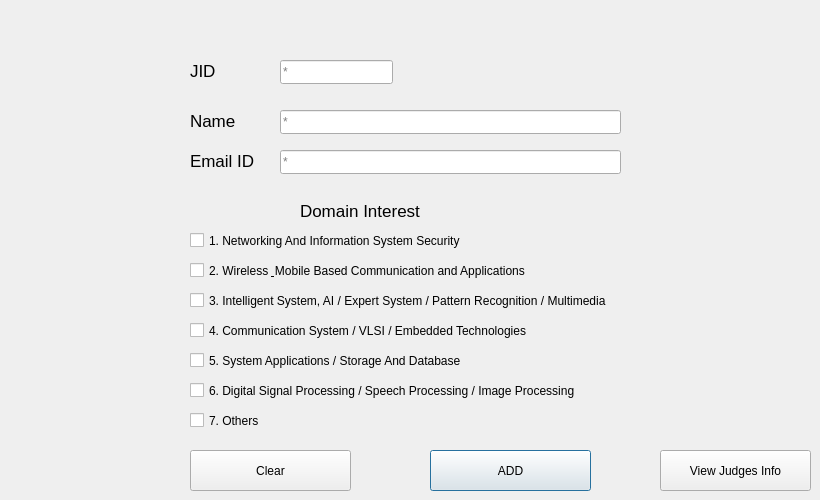
   <widget class="QWidget" name="add_judge">
    <attribute name="title">
     <string>Add Judge</string>
    </attribute>
    <widget class="QLabel" name="label_4">
     <property name="geometry">
      <rect>
       <x>190</x>
       <y>50</y>
       <width>81</width>
       <height>41</height>
      </rect>
     </property>
     <property name="palette">
      <palette>
       <active>
        <colorrole role="WindowText">
         <brush brushstyle="SolidPattern">
          <color alpha="255">
           <red>0</red>
           <green>0</green>
           <blue>0</blue>
          </color>
         </brush>
        </colorrole>
       </active>
       <inactive>
        <colorrole role="WindowText">
         <brush brushstyle="SolidPattern">
          <color alpha="255">
           <red>0</red>
           <green>0</green>
           <blue>0</blue>
          </color>
         </brush>
        </colorrole>
       </inactive>
       <disabled>
        <colorrole role="WindowText">
         <brush brushstyle="SolidPattern">
          <color alpha="255">
           <red>0</red>
           <green>20</green>
           <blue>30</blue>
          </color>
         </brush>
        </colorrole>
       </disabled>
      </palette>
     </property>
     <property name="font">
      <font>
       <pointsize>13</pointsize>
      </font>
     </property>
     <property name="text">
      <string>JID              :</string>
     </property>
    </widget>
    <widget class="QLabel" name="label_5">
     <property name="geometry">
      <rect>
       <x>190</x>
       <y>100</y>
       <width>81</width>
       <height>41</height>
      </rect>
     </property>
     <property name="palette">
      <palette>
       <active>
        <colorrole role="WindowText">
         <brush brushstyle="SolidPattern">
          <color alpha="255">
           <red>0</red>
           <green>0</green>
           <blue>0</blue>
          </color>
         </brush>
        </colorrole>
       </active>
       <inactive>
        <colorrole role="WindowText">
         <brush brushstyle="SolidPattern">
          <color alpha="255">
           <red>0</red>
           <green>0</green>
           <blue>0</blue>
          </color>
         </brush>
        </colorrole>
       </inactive>
       <disabled>
        <colorrole role="WindowText">
         <brush brushstyle="SolidPattern">
          <color alpha="255">
           <red>0</red>
           <green>20</green>
           <blue>30</blue>
          </color>
         </brush>
        </colorrole>
       </disabled>
      </palette>
     </property>
     <property name="font">
      <font>
       <pointsize>13</pointsize>
      </font>
     </property>
     <property name="text">
      <string>Name         :</string>
     </property>
    </widget>
    <widget class="QLabel" name="label_6">
     <property name="geometry">
      <rect>
       <x>190</x>
       <y>140</y>
       <width>81</width>
       <height>41</height>
      </rect>
     </property>
     <property name="palette">
      <palette>
       <active>
        <colorrole role="WindowText">
         <brush brushstyle="SolidPattern">
          <color alpha="255">
           <red>0</red>
           <green>0</green>
           <blue>0</blue>
          </color>
         </brush>
        </colorrole>
       </active>
       <inactive>
        <colorrole role="WindowText">
         <brush brushstyle="SolidPattern">
          <color alpha="255">
           <red>0</red>
           <green>0</green>
           <blue>0</blue>
          </color>
         </brush>
        </colorrole>
       </inactive>
       <disabled>
        <colorrole role="WindowText">
         <brush brushstyle="SolidPattern">
          <color alpha="255">
           <red>0</red>
           <green>20</green>
           <blue>30</blue>
          </color>
         </brush>
        </colorrole>
       </disabled>
      </palette>
     </property>
     <property name="font">
      <font>
       <pointsize>13</pointsize>
      </font>
     </property>
     <property name="text">
      <string>Email ID     :</string>
     </property>
    </widget>
    <widget class="QLabel" name="label_7">
     <property name="geometry">
      <rect>
       <x>300</x>
       <y>190</y>
       <width>151</width>
       <height>41</height>
      </rect>
     </property>
     <property name="palette">
      <palette>
       <active>
        <colorrole role="WindowText">
         <brush brushstyle="SolidPattern">
          <color alpha="255">
           <red>0</red>
           <green>0</green>
           <blue>0</blue>
          </color>
         </brush>
        </colorrole>
       </active>
       <inactive>
        <colorrole role="WindowText">
         <brush brushstyle="SolidPattern">
          <color alpha="255">
           <red>0</red>
           <green>0</green>
           <blue>0</blue>
          </color>
         </brush>
        </colorrole>
       </inactive>
       <disabled>
        <colorrole role="WindowText">
         <brush brushstyle="SolidPattern">
          <color alpha="255">
           <red>0</red>
           <green>20</green>
           <blue>30</blue>
          </color>
         </brush>
        </colorrole>
       </disabled>
      </palette>
     </property>
     <property name="font">
      <font>
       <pointsize>13</pointsize>
      </font>
     </property>
     <property name="text">
      <string>Domain Interest  </string>
     </property>
    </widget>
    <widget class="QLineEdit" name="lineEdit">
     <property name="enabled">
      <bool>true</bool>
     </property>
     <property name="geometry">
      <rect>
       <x>280</x>
       <y>60</y>
       <width>113</width>
       <height>24</height>
      </rect>
     </property>
     <property name="placeholderText">
      <string>*</string>
     </property>
    </widget>
    <widget class="QLineEdit" name="lineEdit_2">
     <property name="geometry">
      <rect>
       <x>280</x>
       <y>110</y>
       <width>341</width>
       <height>24</height>
      </rect>
     </property>
     <property name="maxLength">
      <number>49</number>
     </property>
     <property name="placeholderText">
      <string>*</string>
     </property>
    </widget>
    <widget class="QLineEdit" name="lineEdit_3">
     <property name="geometry">
      <rect>
       <x>280</x>
       <y>150</y>
       <width>341</width>
       <height>24</height>
      </rect>
     </property>
     <property name="maxLength">
      <number>50</number>
     </property>
     <property name="placeholderText">
      <string>*</string>
     </property>
    </widget>
    <widget class="QCheckBox" name="checkBox">
     <property name="geometry">
      <rect>
       <x>190</x>
       <y>230</y>
       <width>431</width>
       <height>21</height>
      </rect>
     </property>
     <property name="text">
      <string>1. Networking And Information System Security</string>
     </property>
    </widget>
    <widget class="QCheckBox" name="checkBox_2">
     <property name="geometry">
      <rect>
       <x>190</x>
       <y>260</y>
       <width>431</width>
       <height>21</height>
      </rect>
     </property>
     <property name="text">
      <string>2. Wireless &amp; Mobile Based Communication and Applications</string>
     </property>
    </widget>
    <widget class="QCheckBox" name="checkBox_3">
     <property name="geometry">
      <rect>
       <x>190</x>
       <y>290</y>
       <width>431</width>
       <height>21</height>
      </rect>
     </property>
     <property name="text">
      <string>3. Intelligent System, AI / Expert System / Pattern Recognition / Multimedia</string>
     </property>
    </widget>
    <widget class="QCheckBox" name="checkBox_4">
     <property name="geometry">
      <rect>
       <x>190</x>
       <y>320</y>
       <width>431</width>
       <height>21</height>
      </rect>
     </property>
     <property name="text">
      <string>4. Communication System / VLSI / Embedded Technologies</string>
     </property>
    </widget>
    <widget class="QCheckBox" name="checkBox_5">
     <property name="geometry">
      <rect>
       <x>190</x>
       <y>350</y>
       <width>431</width>
       <height>21</height>
      </rect>
     </property>
     <property name="text">
      <string>5. System Applications / Storage And Database</string>
     </property>
    </widget>
    <widget class="QCheckBox" name="checkBox_6">
     <property name="geometry">
      <rect>
       <x>190</x>
       <y>380</y>
       <width>431</width>
       <height>21</height>
      </rect>
     </property>
     <property name="text">
      <string>6. Digital Signal Processing / Speech Processing / Image Processing</string>
     </property>
    </widget>
    <widget class="QCheckBox" name="checkBox_7">
     <property name="geometry">
      <rect>
       <x>190</x>
       <y>410</y>
       <width>431</width>
       <height>21</height>
      </rect>
     </property>
     <property name="text">
      <string>7. Others	</string>
     </property>
    </widget>
    <widget class="QPushButton" name="clear_judge">
     <property name="geometry">
      <rect>
       <x>190</x>
       <y>450</y>
       <width>161</width>
       <height>41</height>
      </rect>
     </property>
     <property name="text">
      <string>Clear</string>
     </property>
     <property name="autoDefault">
      <bool>true</bool>
     </property>
    </widget>
    <widget class="QPushButton" name="ad_judge">
     <property name="geometry">
      <rect>
       <x>430</x>
       <y>450</y>
       <width>161</width>
       <height>41</height>
      </rect>
     </property>
     <property name="text">
      <string>ADD</string>
     </property>
     <property name="autoDefault">
      <bool>true</bool>
     </property>
     <property name="default">
      <bool>true</bool>
     </property>
    </widget>
    <widget class="QPushButton" name="show_judge">
     <property name="geometry">
      <rect>
       <x>660</x>
       <y>450</y>
       <width>151</width>
       <height>41</height>
      </rect>
     </property>
     <property name="text">
      <string>View Judges Info</string>
     </property>
    </widget>
   </widget>
